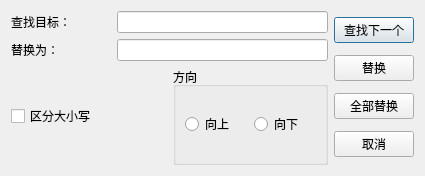
<?xml version="1.0" encoding="UTF-8"?>
<ui version="4.0">
 <class>ReplaceDialog</class>
 <widget class="QDialog" name="ReplaceDialog">
  <property name="geometry">
   <rect>
    <x>0</x>
    <y>0</y>
    <width>425</width>
    <height>176</height>
   </rect>
  </property>
  <property name="maximumSize">
   <size>
    <width>425</width>
    <height>176</height>
   </size>
  </property>
  <property name="windowTitle">
   <string>替换</string>
  </property>
  <layout class="QHBoxLayout" name="horizontalLayout_5">
   <item>
    <layout class="QVBoxLayout" name="verticalLayout_3">
     <item>
      <layout class="QVBoxLayout" name="verticalLayout_2">
       <item>
        <layout class="QHBoxLayout" name="horizontalLayout">
         <item>
          <widget class="QLabel" name="label">
           <property name="sizePolicy">
            <sizepolicy hsizetype="Fixed" vsizetype="Preferred">
             <horstretch>0</horstretch>
             <verstretch>0</verstretch>
            </sizepolicy>
           </property>
           <property name="minimumSize">
            <size>
             <width>100</width>
             <height>0</height>
            </size>
           </property>
           <property name="maximumSize">
            <size>
             <width>100</width>
             <height>16777215</height>
            </size>
           </property>
           <property name="text">
            <string>查找目标：</string>
           </property>
          </widget>
         </item>
         <item>
          <widget class="QLineEdit" name="searchText"/>
         </item>
        </layout>
       </item>
       <item>
        <layout class="QHBoxLayout" name="horizontalLayout_4">
         <item>
          <widget class="QLabel" name="label_2">
           <property name="sizePolicy">
            <sizepolicy hsizetype="Fixed" vsizetype="Fixed">
             <horstretch>0</horstretch>
             <verstretch>0</verstretch>
            </sizepolicy>
           </property>
           <property name="minimumSize">
            <size>
             <width>100</width>
             <height>0</height>
            </size>
           </property>
           <property name="maximumSize">
            <size>
             <width>100</width>
             <height>16777215</height>
            </size>
           </property>
           <property name="text">
            <string>替换为：</string>
           </property>
          </widget>
         </item>
         <item>
          <widget class="QLineEdit" name="targetText"/>
         </item>
        </layout>
       </item>
      </layout>
     </item>
     <item>
      <layout class="QHBoxLayout" name="horizontalLayout_3">
       <item>
        <widget class="QCheckBox" name="cbCaseSensetive">
         <property name="text">
          <string>区分大小写</string>
         </property>
        </widget>
       </item>
       <item>
        <widget class="QGroupBox" name="groupBox">
         <property name="title">
          <string>方向</string>
         </property>
         <layout class="QHBoxLayout" name="horizontalLayout_2">
          <item>
           <widget class="QRadioButton" name="rdUp">
            <property name="text">
             <string>向上</string>
            </property>
           </widget>
          </item>
          <item>
           <widget class="QRadioButton" name="rdDown">
            <property name="text">
             <string>向下</string>
            </property>
           </widget>
          </item>
         </layout>
        </widget>
       </item>
      </layout>
     </item>
    </layout>
   </item>
   <item>
    <layout class="QVBoxLayout" name="verticalLayout">
     <item>
      <widget class="QPushButton" name="btFindNext">
       <property name="text">
        <string>查找下一个</string>
       </property>
      </widget>
     </item>
     <item>
      <widget class="QPushButton" name="btReplace">
       <property name="text">
        <string>替换</string>
       </property>
      </widget>
     </item>
     <item>
      <widget class="QPushButton" name="btReplaceAll">
       <property name="text">
        <string>全部替换</string>
       </property>
      </widget>
     </item>
     <item>
      <widget class="QPushButton" name="btCancel">
       <property name="text">
        <string>取消</string>
       </property>
      </widget>
     </item>
    </layout>
   </item>
  </layout>
 </widget>
 <resources/>
 <connections/>
</ui>
